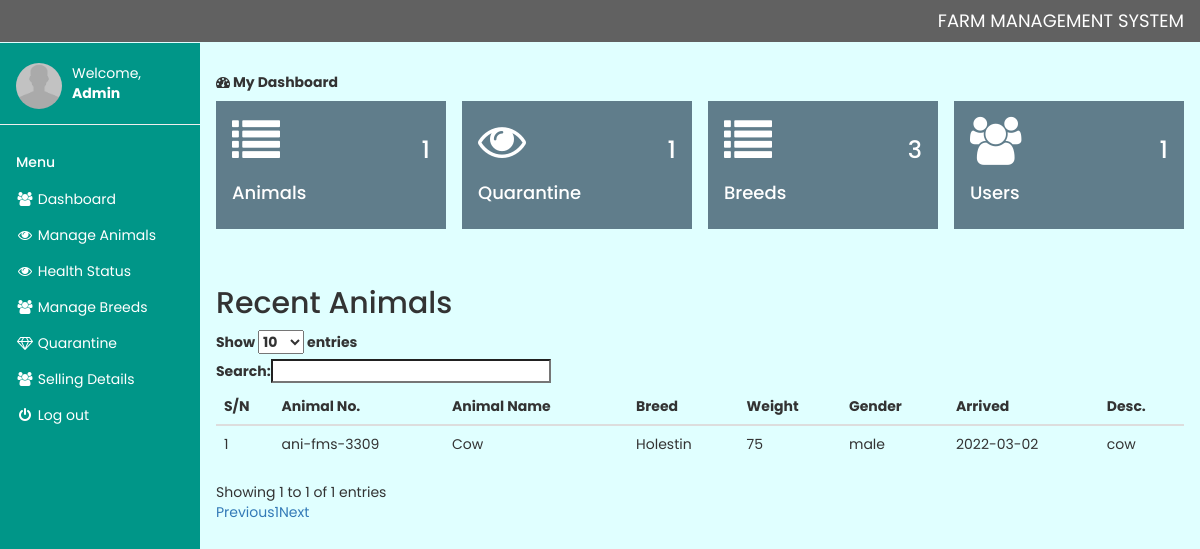
Screenshot of /dashboard.php (signed in) with the database file from the repository.
### tables this page shows
CREATE TABLE `breed` (
  `id` int(50) NOT NULL,
  `animal` varchar(50) NOT NULL,
  `name` varchar(50) NOT NULL
);

CREATE TABLE `pigs` (
  `animalno` varchar(50) NOT NULL,
  `animalname` varchar(50) NOT NULL,
  `breed_id` int(50) NOT NULL,
  `weight` int(50) NOT NULL,
  `img` varchar(50) NOT NULL,
  `gender` varchar(50) NOT NULL,
  `arrived` varchar(50) NOT NULL,
  `remark` text NOT NULL,
  `health_status` varchar(50) NOT NULL,
  `id` int(50) NOT NULL
);

### dashboard.php (the view, shortened to what this page needs)
<?php include 'setting/system.php'; ?>
<?php include 'theme/head.php'; ?>
<?php include 'theme/sidebar.php'; ?>
<div class="" style="margin-left:200px;margin-top:43px;">
  <header class="w3-container" style="padding-top:22px">
    <h5><b><i class="fa fa-dashboard"></i> My Dashboard</b></h5>
  </header>
 <?php include 'inc/data.php'; ?>
 <div class="w3-container" style="padding-top:22px">
 <div class="w3-row">
 	<h2>Recent Animals</h2>
 <div class="table-responsive">
 	<table class="table table-hover" id="table">
 		<thead>
 			<tr>
				 <th>S/N</th>
 				<th>Animal No.</th>
				 <th>Animal Name</th>
 				<th>Breed</th>
 				<th>Weight</th>
 				<th>Gender</th>
 				<th>Arrived</th>
 				<th>Desc.</th>
 			</tr>
 		</thead>
 		<tbody>
 			<?php
               $qpi = $db->query("SELECT * FROM pigs ORDER BY id");
               $result = $qpi->fetchAll(PDO::FETCH_OBJ);
               $c = $qpi->rowCount();
				$cnt = 1;
				if($c > 0){
					foreach($result as $j){
						$k = $db->query("SELECT * FROM breed WHERE id = '$j->breed_id' ");
               	 $ks = $k->fetchAll(PDO::FETCH_OBJ);
               	 foreach ($ks as $r) {
						$bname = $r->name;
               	 ?>
						<tr>
							<td><?php echo $cnt; ?></td>
                  	<td><?php echo $j->animalno; ?></td>
                  	<td><?php echo $j->animalname; ?></td>
					<td><?php echo $bname ?></td>
                  	<td><?php echo $j->weight; ?></td>
                  	<td><?php echo $j->gender;?></td>
                  	<td><?php echo $j->arrived; ?></td>
                  	<td><?php echo $j->remark; ?></td>
                  </tr>
				<?php	$cnt =$cnt + 1; }
				} }?>
 		</tbody>
 	</table>
 </div>
 </div>
</div>
</div>
<?php include 'theme/foot.php'; ?>

### css/style.css (style rules this page uses)
* { margin: 0; padding: 0; box-sizing: border-box; font-family: 'Poppins', sans-serif; }

### theme/head.php (style rules this page uses)
body { font-family: 'Poppins', sans-serif; background-color: lightcyan ; }

### rows the page displays
pigs: animalno "ani-fms-3309", animalname "Cow", weight "75", gender "male", arrived "2022-03-02", remark "cow"
breed: name "Holestin"

### other values shown
NAME_X "FARM MANAGEMENT SYSTEM"
$_SESSION['user'] "Admin"
$pCount "1"
$qCount "1"
$bCount "3"
$uCount "1"
